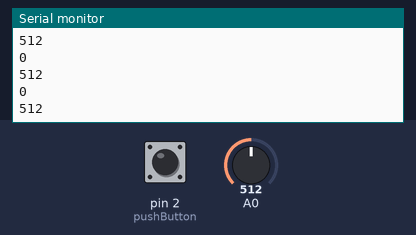
This sketch was run on a simulated Arduino Uno, built with avr-gcc and run on an emulated ATmega328P. Parts: the last lines printed to the serial monitor. The inputs (shaded band) are chosen by the test bench; at power-on: A0 = 512, pin 2 (pushButton) LOW.

Above: at 1.2 s.
1.3 s: A0 set to 716
At 2.0 s:
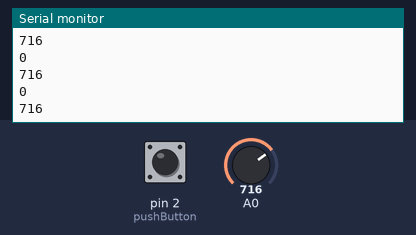
2.8 s: pin 2 (pushButton) pulled HIGH for 0.15 s
4.4 s: A0 set to 900
At 5.0 s:
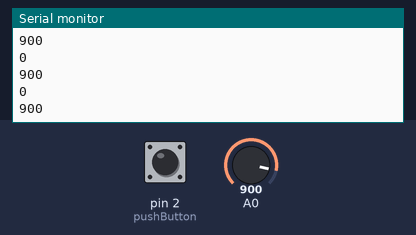
Timing chart, 0 to 7.4 s (numbered marks = the images above; inputs shaded):
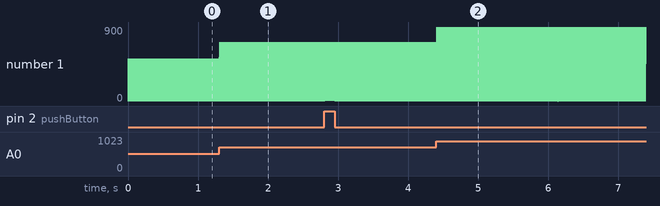

Measured:
- after the input at 1.3 s, the serial monitor: prints a new line at once (image 1)
- after the input at 4.4 s, the serial monitor: prints a new line at once (image 2)
- plotted number 1: 0 → 716 after the input at 1.3 s

The sketch:

listagem3-cap3-AnaDigiRead-TrabTasks.ino
```cpp
#include <Arduino_FreeRTOS.h>
#include <semphr.h>  // add the FreeRTOS functions for Semaphores (or Flags). 
//Listagem 3: AnalogRead_DigitalRead (exemplo da biblioteca sem alguns comentários)
SemaphoreHandle_t xSerialSemaphore;

// define two Tasks for DigitalRead & AnalogRead 
void TaskDigitalRead( void *pvParameters );
void TaskAnalogRead( void *pvParameters );

// the setup function runs once when[...] 
void setup() {

  // initialize serial communication at 9600 bits per second: 
  Serial.begin(9600);

  while (!Serial) {
    ;
  }

  if ( xSerialSemaphore == NULL )
  {
    xSerialSemaphore = xSemaphoreCreateMutex();
    if ( ( xSerialSemaphore ) != NULL )
      xSemaphoreGive( ( xSerialSemaphore ) );
  }

  // Now set up two Tasks to run independently. 
  xTaskCreate(
    TaskDigitalRead
  ,  (const portCHAR *)"DigitalRead"  // A name just for humans 
  ,  128  // This stack size can be checked & adjusted by reading the Stack Highwater 
  ,  NULL
  ,  2  // Priority, with 3 (configMAX_PRIORITIES - 1) being the highest, and 0 being the lowest. 
  ,  NULL );

  xTaskCreate(
    TaskAnalogRead
  ,  (const portCHAR *) "AnalogRead"
  ,  128  // Stack size 
  ,  NULL
  ,  1  // Priority
  ,  NULL );

  // Now the Task scheduler, which takes over control of scheduling individual Tasks, is automatically started. 
}

void loop()
{
  // Empty. Things are done in Tasks. 
}

/*--------------------------------------------------*/
/*---------------------- Tasks ---------------------*/ 
/*--------------------------------------------------*/

void TaskDigitalRead( void *pvParameters __attribute__((unused)) )  // This is a Task.
{
  // digital pin 2 has a pushbutton attached to it. Give it a name: 
  uint8_t pushButton = 2;

  // make the pushbutton's pin an input: 
  pinMode(pushButton, INPUT);

  for (;;) // A Task shall never return or exit. 
  {
    // read the input pin: 
    int buttonState = digitalRead(pushButton);

    if ( xSemaphoreTake( xSerialSemaphore, ( TickType_t ) 5 ) == pdTRUE )
    {
      Serial.println(buttonState);

      xSemaphoreGive( xSerialSemaphore );
    }

    vTaskDelay(1);  // one tick delay (15ms) in between reads for stability
  }
}

void TaskAnalogRead( void *pvParameters __attribute__((unused)) )  // This is a Task. 
{

  for (;;)
  {
    // read the input on analog pin 0: 
    int sensorValue = analogRead(A0);

    if ( xSemaphoreTake( xSerialSemaphore, ( TickType_t ) 5 ) == pdTRUE )
    {
      Serial.println(sensorValue);

      xSemaphoreGive( xSerialSemaphore );
    }

    vTaskDelay(1);
  }
}
```
